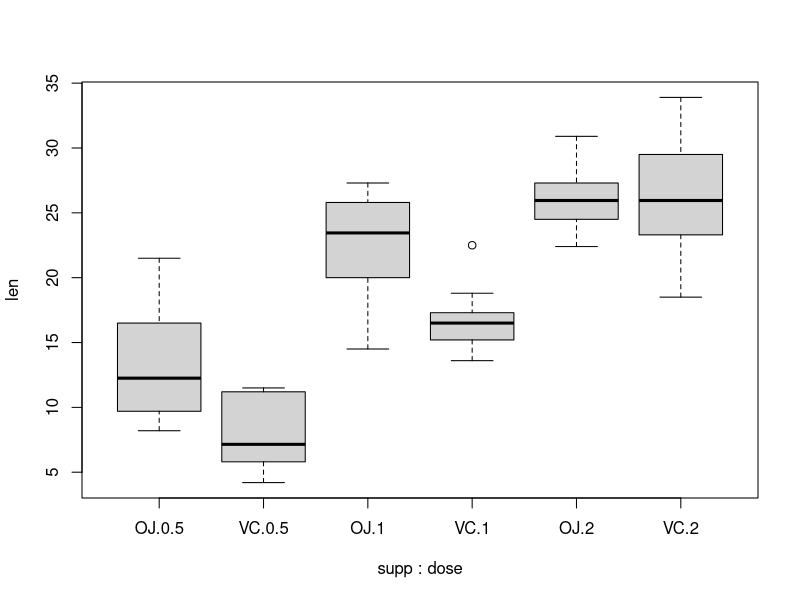

Generate this figure with R:
## ---- chunk 1
data <- data.frame(mixingType = as.factor(rep(x = LETTERS[1:4], each = 4)), strength = c(3129, 3000, 2865, 2890, 3200, 3300, 2975, 3150, 2800, 2900, 2985, 3050, 2600, 2700, 2600, 2765))
data
## ---- chunk 2
head(InsectSprays)
## ---- chunk 3
boxplot(len ~ supp * dose, data = ToothGrowth)
## ---- chunk 4
data <- read.csv('others/problem4.csv', header = T) 
data$A <- as.factor(data$A)
data$B <- as.factor(data$B)
data$C <- as.factor(data$C)
